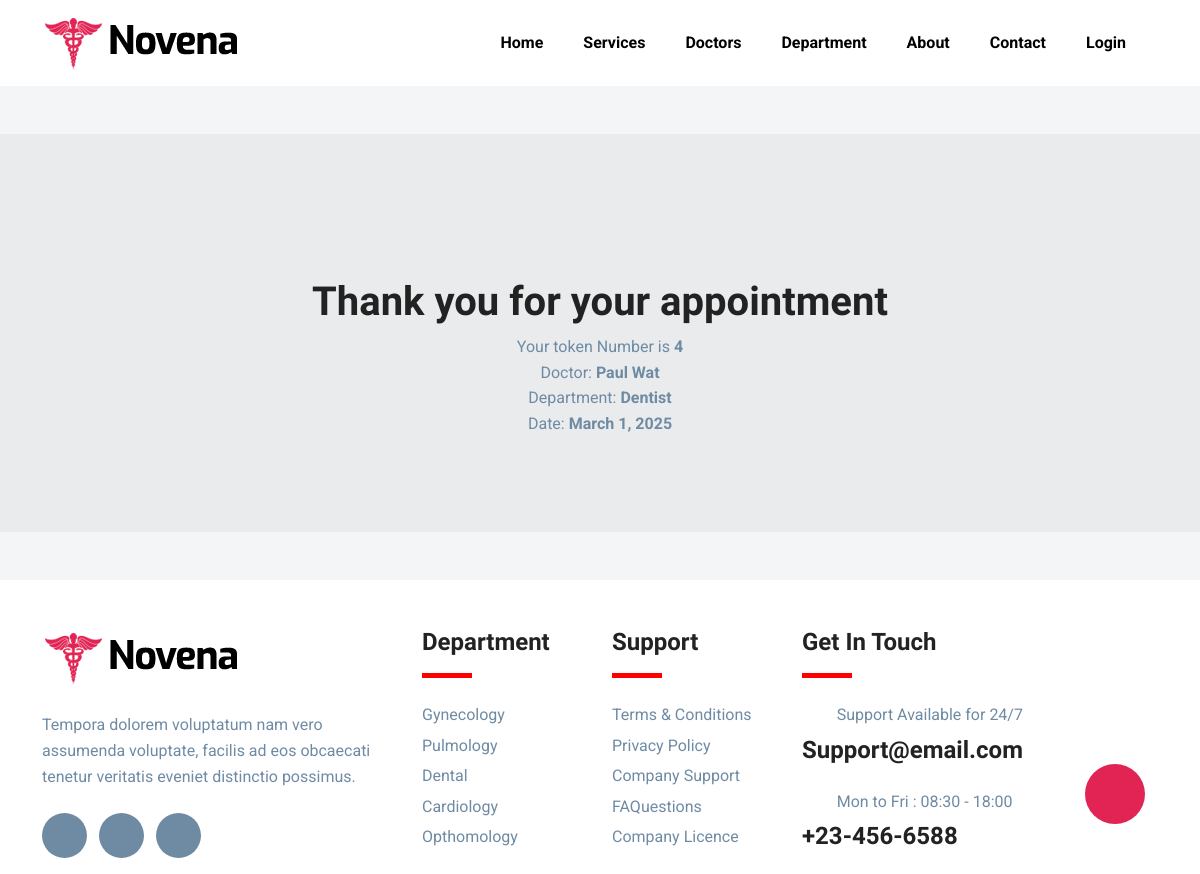
Page /hospital/token/4/ on the committed database.
### hospital/models.py (models this page shows, shortened)
class Appoinment(models.Model):
    STATUS_CHOICES = [
        ('visited','Visited'),
        ('not visited', 'Not Visited')
    ]
    status = models.CharField(max_length=20,choices=STATUS_CHOICES,default='not visited')
    token_number = models.AutoField(primary_key=True)
    department = models.ForeignKey(Department, on_delete=models.CASCADE)
    doctor = models.ForeignKey(Doctors,on_delete=models.CASCADE)
    date = models.DateField()
    first_name = models.CharField(max_length=50)
    last_name = models.CharField(max_length=50)
    phone = models.CharField(max_length=15)
    message = models.TextField(blank=True)

class Doctors(models.Model):
    name = models.CharField(max_length=100)
    department = models.ForeignKey(Department,on_delete=models.CASCADE)
    photo = models.ImageField(upload_to='doc_images')

class Department(models.Model):
    name = models.CharField(max_length=100)

### hospital/views.py (the view)
# urls.py: path('token/<int:token_id>/', views.token, name='token'),
def token(request, token_id):
    token = get_object_or_404(Appoinment, token_number=token_id)
    return render(request, 'token_no.html', {'token': token})

### hospital/templates/token_no.html (shortened to what this page needs)
{% extends "master.html" %}
{% load static %}
{% block content %}
{% include "navbar.html" %}
<section class="tokens text-center mt-5">
    <div class="container">
        <div class="row">
            <div class="col-lg-12 p-5 mt-5 mb-5">
                {% if token %}
                    <i class="icofont-check-circled text-lg text-color-2" style="font-size:300%; color:red;"></i>
                    <h1>Thank you for your appointment</h1>
                    <span>Your token Number is <strong>{{ token.token_number }}</strong></span><br>
                    <span>Doctor: <strong>{{ token.doctor.name }}</strong></span><br>
                    <span>Department: <strong>{{ token.department.name }}</strong></span><br>
                    <span>Date: <strong>{{ token.date }}</strong></span>
                {% else %}
                    <h1>Sorry, No appointment found</h1>
                {% endif %}
            </div>
        </div>
    </div>
</section>
{% include "footer.html" %}
{% endblock %}

### hospital/templates/master.html (style rules this page uses)
body { line-height: 1.6; font-family: "Roboto", sans-serif; -webkit-font-smoothing: antialiased; font-size: 16px; color: #6F8BA4; font-weight: 400; background-color: #f3f5f7; }
h1, .h1, h2, .h2, h3, .h3, h4, .h4, h5, .h5, h6, .h6 { font-family: "Exo", sans-serif; font-weight: 700; color: #222; }
.tokens { background-color: rgb(233, 235, 237); }

### rows in the picture
Appoinment: token_number "4", doctor.name "Paul Wat", department.name "Dentist", date "March 1, 2025"
